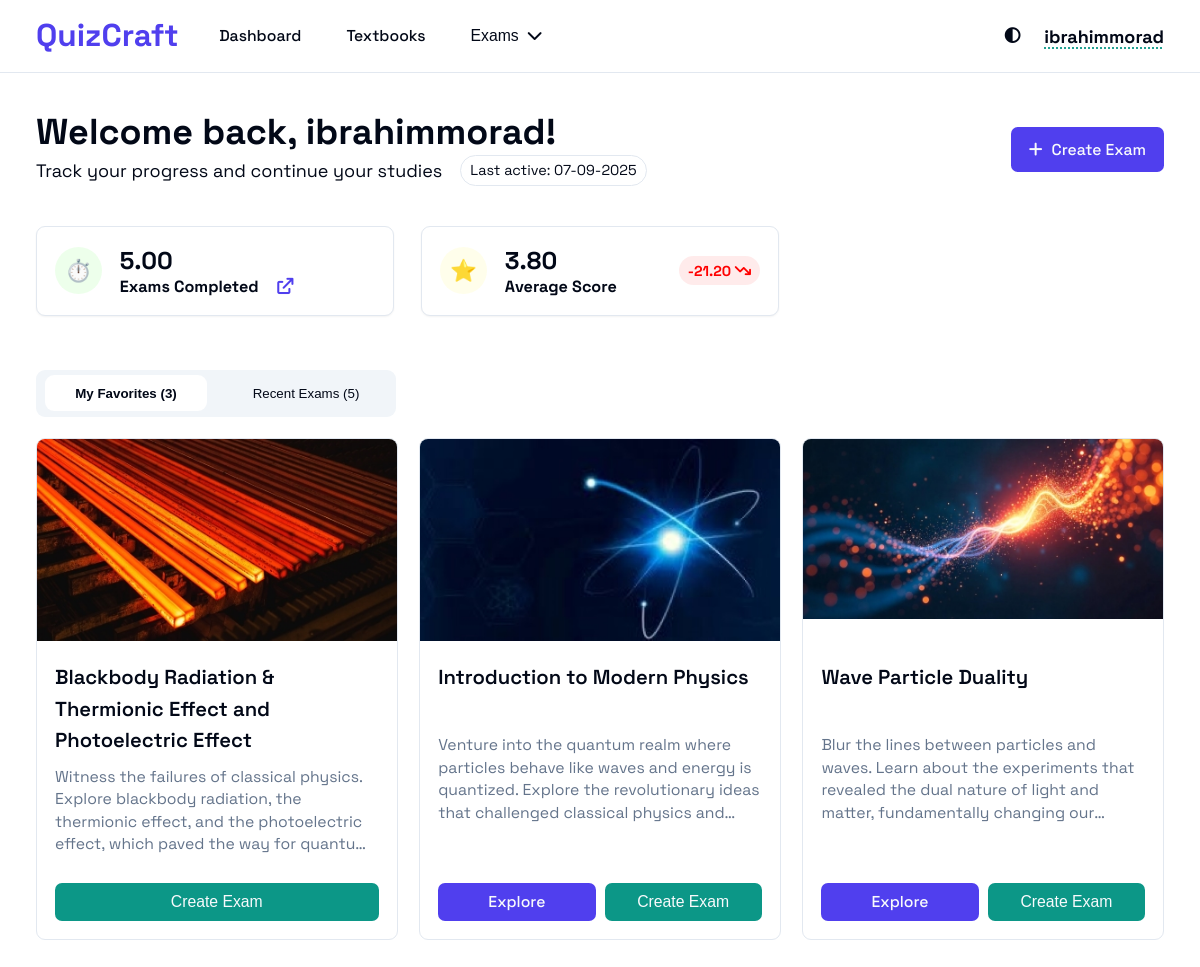
The app's page / (signed in) with its own data.
### scope/models.py (models this page shows, shortened)
class Scope(models.Model):
    class LevelChoices(models.IntegerChoices):
        TEXTBOOK = 0, "Textbook"
        UNIT = 1, "Unit"
        CHAPTER = 2, "Chapter"
        LESSON = 3, "Lesson"
    title = models.CharField(max_length=256)
    caption = models.TextField(blank=True, default="")
    cover = models.ImageField(null=True, blank=True)
    slug = models.SlugField(max_length=512, unique=True, editable=False)
    in_scope_order = models.PositiveSmallIntegerField(
        default=0
    )  # 0 is just for Textbooks since it is not sorted by this field and does not need sorting
    parent = models.ForeignKey(
        "self",
        null=True,
        blank=True,
        on_delete=models.CASCADE,
        related_name="children",
        related_query_name="child",
        db_index=True,
    )
    level = models.PositiveSmallIntegerField(
        choices=LevelChoices, default=LevelChoices.TEXTBOOK, editable=False
    )
    class Meta:
        ordering = ["in_scope_order"]
        constraints = [
            models.UniqueConstraint(
                fields=["parent", "in_scope_order"],
                condition=models.Q(parent__isnull=False),
                name="unique_scope_order_in_parent",
            ),
            models.UniqueConstraint(
                fields=["parent", "title"], name="unique_title_of_same_parent"
            ),
        ]
    def __str__(self):
        return f"{self.type}: {self.title}"
    @property
    def url(self):
        return reverse("scope-details", kwargs={"slug": self.slug})
    @property
    def type(self):
        return self.LevelChoices(self.level).label

### dashboard/views.py (the view)
# urls.py: path("", dashboard, name="dashboard"),
@login_required
def dashboard(request):
    submissions = Submission.objects.filter(
        user=request.user, score__isnull=False
    ).order_by("-updated_at")
    submissions_stats = submissions.aggregate(
        count=Count("id"), average_score=Avg("score")
    )
    prev_avg_score = 0
    if submissions_stats["count"] > 1:
        prev_avg_score = submissions[: submissions_stats["count"] - 1].aggregate(
            avg_score=Avg("percentage")
        )["avg_score"]
    context = {
        "stats": [
            {
                "title": "Exams Completed",
                "count": submissions_stats["count"],
                "icon": "⏱️",
                "url": reverse("exam-list"),
                "trend": None,
            },
            {
                "title": "Average Score",
                "count": submissions_stats["average_score"],
                "icon": "⭐",
                "url": None,
                "trend": submissions_stats["average_score"] - prev_avg_score
                if submissions_stats["average_score"] and prev_avg_score
                else None,
            },
        ],
        "favorites": request.user.profile.favorites.all(),
        "recent_exams": get_exams(request=request, limit=5),
    }
    return render(request, "dashboard/dashboard.html", context)

### exam/templatetags/exam_filters.py (called while the page is built)
@register.filter
def get_score_color(score):
    if not score:
        return "score-gray"
    if score >= 90:
        return "score-green"
    elif score >= 80:
        return "score-blue"
    elif score >= 70:
        return "score-yellow"
    return "score-red"

### dashboard/templates/dashboard/dashboard.html (shortened to what this page needs)
{% extends "base.html" %}
{% load static %}
{% load exam_filters %}
{% block css %}
<link rel="stylesheet" href="{% static 'css/base.css' %}">
<link rel="stylesheet" href="{% static 'css/header.css' %}">
<link rel="stylesheet" href="{% static 'css/dashboard.css' %}">
<link rel="stylesheet" href="{% static 'css/scope.css' %}">
<link rel="stylesheet" href="{% static 'css/exam_list.css' %}">
<link rel="stylesheet" href="https://cdnjs.cloudflare.com/ajax/libs/font-awesome/6.5.0/css/all.min.css">
{% endblock css %}
{% block content %}
{% include "components/header.html" %}
<main class="container">
  <div class="dashboard-header">
    <div>
      <h1>Welcome back, {{ user.username }}!</h1>
      <div class="dashboard-subheader">
        <p>Track your progress and continue your studies</p>
        <span class="badge">Last active: {{ user.last_login|date:"d-m-Y" }}</span>
      </div>
    </div>
    <a href="{% url 'exam-custom' %}" class="btn-primary">
      <i class="fa-solid fa-plus"></i>
      Create Exam
    </a>
  </div>
  <section class="summary-grid">
    {% for stat in stats  %}
    {% include "dashboard/components/summary_card.html" with title=stat.title count=stat.count icon=stat.icon url=stat.url trend=stat.trend %}
    {% endfor %}
  </section>
  <nav class="tabs">
    <div class="tab-switcher"></div>
    <button data-tab="lessons" class="tab-trigger active">My Favorites ({{ favorites|length }})</button>
    <button data-tab="recent" class="tab-trigger">Recent Exams ({{ recent_exams|length }})</button>
  </nav>
  <div id="tab-lessons" class="tab-content active">
    <div class="content-grid">
      {% if favorites %}
        {% for scope in favorites %}
          {% include "components/card.html" with scope=scope %}
        {% endfor %}
      {% else %}
        <p class="empty">No favorites found</p>
      {% endif %}
    </div>
  </div>
{% endblock %}

### templates/components/header.html (shortened to what this page needs)
{% load static %}
<header class="main-header">
  <div class="header-container">
    <div class="header-content">
      <div class="header-left-content">
        <a href="{% url 'dashboard' %}" class="logo">
          <span>QuizCraft</span>
        </a>
        <nav class="main-nav">
          <ul>
            <li>
              <a href="{% url 'dashboard' %}">Dashboard</a>
            </li>
            <li>
              <a href="{% url 'textbooks' %}">Textbooks</a>
            </li>
            <li>
              <button class="header-exam-button">
                <span>Exams</span>
                <i class="fa-solid fa-chevron-down"></i>
              </button>
            </li>
          </ul>
        </nav>
      </div>
      <div class="header-right-content">
        <span class="theme-toggle-button"></span>
        <div class="auth-container">
          {% if user.is_authenticated %}
          <strong class="user-name">{{ user.username }}</strong>
          {% else %}
          <a href="{% url 'login' %}">Login</a>
          <span>/</span>
          <a href="{% url 'register' %}">Register</a>
          {% endif %}
        </div>
      </div>
    </div>
  </div>
</header>

### templates/components/card.html (shortened to what this page needs)
<div class="card">
  <div class="thumbnail">
    <img src="{% if scope.cover %}{{ scope.cover.url }}{% else %}''{% endif %}" alt="{{ scope.title }}" width="400">
  </div>
  <div class="card-content">
    <h3 class="card-title">{{ scope.title }}</h3>
    <p class="card-caption">{{ scope.caption }}</p>
    <div class="card-actions">
      {% if scope.type != "Lesson" %}
        <a href="{{ scope.url }}">Explore</a>
      {% endif %}
      {% include "components/create_exam.html" with is_card=True type=scope.type id=scope.id %}
    </div>
  </div>
</div>

### templates/components/create_exam.html (shortened to what this page needs)
<form action="{% url 'exam-create' %}" method="post" class="create-exam-form">
    <button type="submit" class="create-exam-btn">Create {% if not is_card %}Full {{ type }} {% endif %} Exam</button>
  </form>

### static/css/base.css (style rules this page uses)
:root { --background: hsl(0, 0%, 100%); --foreground: hsl(222.2, 84%, 4.9%); --card: hsl(0, 0%, 100%); --card-foreground: hsl(222.2, 84%, 4.9%); --popover: hsl(0, 0%, 100%); --popover-foreground: hsl(222.2, 84%, 4.9%); --primary: hsl(246, 84%, 59%); --primary-foreground: hsl(210, 40%, 98%); --secondary: hsl(210, 40%, 96.1%); --secondary-foreground: hsl(222.2, 47.4%, 11.2%); --muted: hsl(210, 40%, 96.1%); --muted-foreground: hsl(215.4, 16.3%, 46.9%); --accent: hsl(173, 85%, 32%); --accent-foreground: hsl(210, 40%, 98%); --message-warning-fg: rgb(102, 60, 0); --message-warning-bg: rgb(255, 244, 229); --message-error-fg: rgb(152, 0, 0); --message-error-bg: rgb(255, 226, 183); --message-success-fg: rgb(1, 164, 1); --message-success-bg: rgb(226, 255, 226); --destructive: hsl(0, 84.2%, 60.2%); --destructive-foreground: hsl(210, 40%, 98%); --border: hsl(214.3, 31.8%, 91.4%); --input: hsl(214.3, 31.8%, 91.4%); --ring: hsl(222.2, 84%, 4.9%); --radius: 0.5rem; --sidebar-background: hsl(0, 0%, 98%); --sidebar-foreground: hsl(240, 5.3%, 26.1%); --sidebar-primary: hsl(240, 5.9%, 10%); --sidebar-primary-foreground: hsl(0, 0%, 98%); --sidebar-accent: hsl(240, 4.8%, 95.9%); --sidebar-accent-foreground: hsl(240, 5.9%, 10%); --sidebar-border: hsl(220, 13%, 91%); --sidebar-ring: hsl(217.2, 91.2%, 59.8%); }
* { box-sizing: border-box; margin: 0; padding: 0; }
html { font-family: 'spacegrotesk', sans-serif; font-weight: 400; font-size: 18px; }
body { min-height: 100vh; width: 100%; background-color: var(--background); color: var(--foreground); position: relative; display: flex; flex-direction: column; align-items: stretch; }
.container { max-width: 80rem; margin: 0 auto; padding: 2rem 1rem; width: 100%; }
@media (min-width: 640px) { .container { padding-left: 1.5rem; padding-right: 1.5rem; } }
@media (min-width: 1024px) { .container { padding-left: 2rem; padding-right: 2rem; } }
.btn-primary { margin-top: 1rem; display: inline-flex; align-items: center; justify-content: center; gap: 0.5rem; white-space: nowrap; border-radius: 0.375rem; font-size: 0.875rem; font-weight: 500; text-decoration: none; outline: none; transition: background-color 0.2s, color 0.2s; color: var(--primary-foreground); background-color: var(--primary); height: 2.5rem; padding: 0.5rem 1rem; }

### static/css/header.css (style rules this page uses)
.main-header { background-color: var(--background); border-bottom: 1px solid var(--border); position: sticky; top: 0; z-index: 10; }
.header-container { max-width: 80rem; margin-left: auto; margin-right: auto; padding-left: 1rem; padding-right: 1rem; }
@media (min-width: 640px) { .header-container { padding-left: 1.5rem; padding-right: 1.5rem; } }
@media (min-width: 1024px) { .header-container { padding-left: 2rem; padding-right: 2rem; } }
.header-content { display: flex; justify-content: space-between; height: 4rem; }
.header-left-content { display: flex; align-items: center; }
.main-nav { display: none; }
@media (min-width: 1024px) { .main-nav { display: block; } }
.main-nav>ul { display: flex; align-items: center; gap: 1rem; margin-left: 1.5rem; list-style: none; }
.main-nav>ul>li { display: flex; align-items: center; gap: 0.5rem; cursor: pointer; position: relative; }
.auth-container { display: none; align-items: center; gap: 0.5rem; }
@media (min-width: 1024px) { .auth-container { display: flex; } }
.menu-button, .theme-toggle-button { display: flex; align-items: center; cursor: pointer; border-radius: var(--radius); }

### static/css/exam_list.css (style rules this page uses)
.btn-primary { background-color: var(--primary); color: var(--primary-foreground); border: none; }

### records on screen
Scope: cover (picture), title "Blackbody Radiation & Thermionic Effect and Photoelectric Effect", caption "Witness the failures of classical physics. Explore blackbody radiation, the thermionic effect, and the photoelectric effect, which paved the way for…"
Scope: cover (picture), title "Introduction to Modern Physics", caption "Venture into the quantum realm where particles behave like waves and energy is quantized. Explore the revolutionary ideas that challenged classical physics…"
Scope: cover (picture), title "Wave Particle Duality", caption "Blur the lines between particles and waves. Learn about the experiments that revealed the dual nature of light and matter, fundamentally changing…"

### other values on screen
{{ user.username }} "ibrahimmorad"
{{ user.last_login|date:"d-m-Y" }} "07-09-2025"
{{ icon }} "⏱️" "⭐"
{{ count|floatformat:2 }} "5.00" "3.80"
{{ title }} "Exams Completed" "Average Score"
{{ trend|floatformat:2 }} "-21.20"
{{ favorites|length }} "3"
{{ recent_exams|length }} "5"
